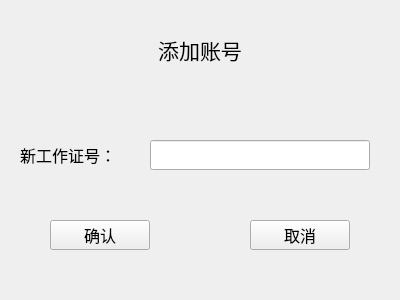
<?xml version="1.0" encoding="UTF-8"?>
<ui version="4.0">
 <class>addid</class>
 <widget class="QWidget" name="addid">
  <property name="geometry">
   <rect>
    <x>0</x>
    <y>0</y>
    <width>400</width>
    <height>300</height>
   </rect>
  </property>
  <property name="windowTitle">
   <string>Form</string>
  </property>
  <widget class="QLabel" name="label">
   <property name="geometry">
    <rect>
     <x>0</x>
     <y>0</y>
     <width>400</width>
     <height>100</height>
    </rect>
   </property>
   <property name="font">
    <font>
     <family>微软雅黑</family>
     <pointsize>16</pointsize>
    </font>
   </property>
   <property name="text">
    <string>添加账号</string>
   </property>
   <property name="alignment">
    <set>Qt::AlignCenter</set>
   </property>
  </widget>
  <widget class="QLabel" name="label_2">
   <property name="geometry">
    <rect>
     <x>20</x>
     <y>130</y>
     <width>150</width>
     <height>50</height>
    </rect>
   </property>
   <property name="font">
    <font>
     <family>微软雅黑</family>
     <pointsize>12</pointsize>
    </font>
   </property>
   <property name="text">
    <string>新工作证号：</string>
   </property>
  </widget>
  <widget class="QLineEdit" name="lId">
   <property name="geometry">
    <rect>
     <x>150</x>
     <y>140</y>
     <width>220</width>
     <height>30</height>
    </rect>
   </property>
   <property name="font">
    <font>
     <family>微软雅黑</family>
     <pointsize>12</pointsize>
    </font>
   </property>
  </widget>
  <widget class="QPushButton" name="bOk">
   <property name="geometry">
    <rect>
     <x>50</x>
     <y>220</y>
     <width>100</width>
     <height>30</height>
    </rect>
   </property>
   <property name="font">
    <font>
     <family>微软雅黑</family>
     <pointsize>12</pointsize>
    </font>
   </property>
   <property name="text">
    <string>确认</string>
   </property>
  </widget>
  <widget class="QPushButton" name="bCancel">
   <property name="geometry">
    <rect>
     <x>250</x>
     <y>220</y>
     <width>100</width>
     <height>30</height>
    </rect>
   </property>
   <property name="font">
    <font>
     <family>微软雅黑</family>
     <pointsize>12</pointsize>
    </font>
   </property>
   <property name="text">
    <string>取消</string>
   </property>
  </widget>
 </widget>
 <resources/>
 <connections/>
</ui>
